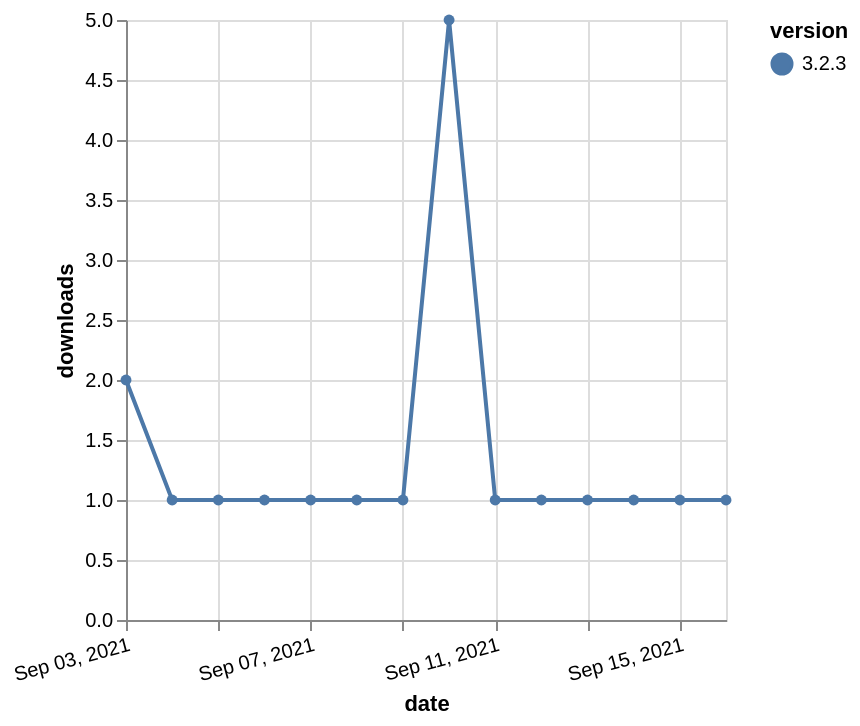

Specify this chart in Vega-Lite:
### Vega-Lite specification from a JSON file in a GitHub repository (floating-point values rounded to 4 significant figures)
{"$schema": "https://vega.github.io/schema/vega-lite/v5.json", "description": "A simple bar chart with embedded data.", "data": {"values": [{"date": "2021-09-03", "total": 503, "delta": 2, "version": "3.2.3"}, {"date": "2021-09-04", "total": 504, "delta": 1, "version": "3.2.3"}, {"date": "2021-09-05", "total": 505, "delta": 1, "version": "3.2.3"}, {"date": "2021-09-06", "total": 506, "delta": 1, "version": "3.2.3"}, {"date": "2021-09-07", "total": 507, "delta": 1, "version": "3.2.3"}, {"date": "2021-09-08", "total": 508, "delta": 1, "version": "3.2.3"}, {"date": "2021-09-09", "total": 509, "delta": 1, "version": "3.2.3"}, {"date": "2021-09-10", "total": 514, "delta": 5, "version": "3.2.3"}, {"date": "2021-09-11", "total": 515, "delta": 1, "version": "3.2.3"}, {"date": "2021-09-12", "total": 516, "delta": 1, "version": "3.2.3"}, {"date": "2021-09-13", "total": 517, "delta": 1, "version": "3.2.3"}, {"date": "2021-09-14", "total": 518, "delta": 1, "version": "3.2.3"}, {"date": "2021-09-15", "total": 519, "delta": 1, "version": "3.2.3"}, {"date": "2021-09-16", "total": 520, "delta": 1, "version": "3.2.3"}]}, "width": "container", "mark": {"type": "line", "point": {"filled": true}}, "encoding": {"x": {"field": "date", "type": "temporal", "timeUnit": "yearmonthdate", "title": "date", "axis": {"labelAngle": -15}}, "y": {"field": "delta", "type": "quantitative", "title": "downloads"}, "color": {"field": "version", "type": "nominal"}, "tooltip": {"field": "delta"}}}
